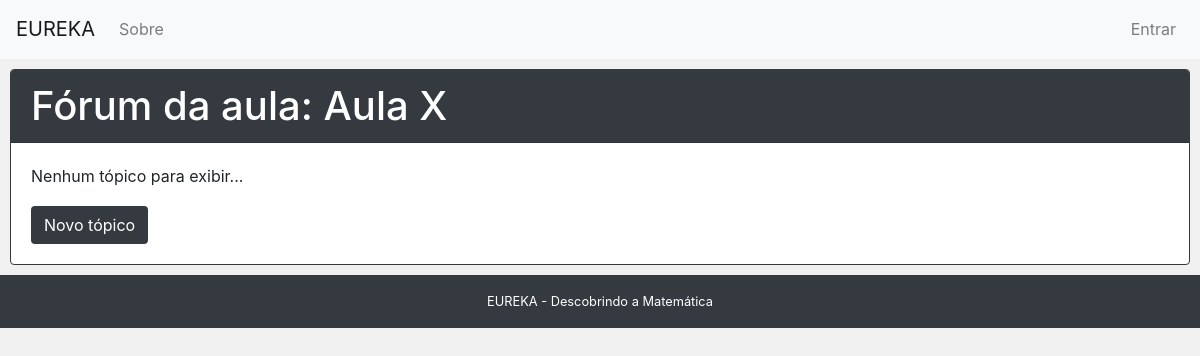
The page /forum/cla/10/ on the database as committed earlier.
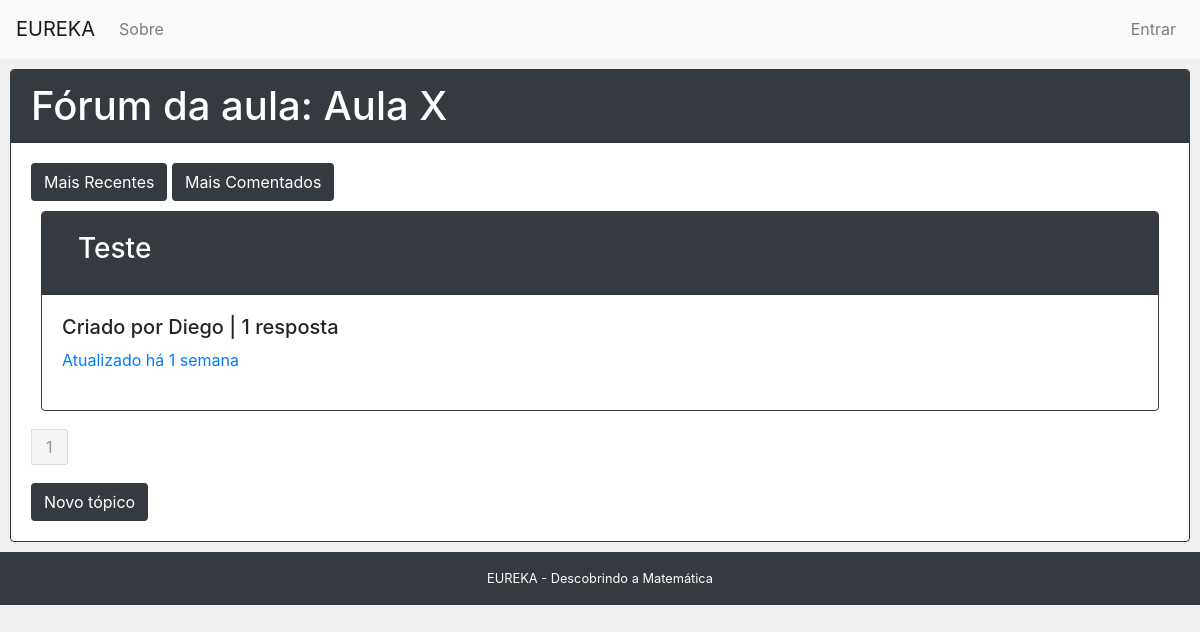
The same page on the database as committed later.
### core/models.py (models this page shows, shortened)
class Forum (models.Model):
	name = models.CharField('Título', max_length=100)
	author = models.ForeignKey(get_user_model(), verbose_name = 'Autor', related_name='threads', on_delete=models.CASCADE)
	body =  models.TextField('Mensagem')
	views = models.IntegerField('Vizualizações', blank=True, default=0)
	answers = models.IntegerField('Respostas', blank=True, default=0)
	created_at = models.DateTimeField('Criado em', auto_now_add=True)
	updated_at = models.DateTimeField('Atualizado em', auto_now=True)
	exercise_id = models.ForeignKey('Exercicio', on_delete=models.CASCADE, blank=True, null=True)
	class_id = models.ForeignKey('Aula', on_delete=models.CASCADE, blank=True, null=True)
	experimentation_id = models.ForeignKey('Experimentacao', on_delete=models.CASCADE, blank=True, null=True)

class Usuario(AbstractBaseUser, PermissionsMixin):
	USER_OPTIONS = (
		('PROFESSOR', 'Professor'),
		('ALUNO', 'Aluno'),
	)
	GENDER_OPTIONS = (
		('MASCULINO', 'M'),
		('FEMININO', 'F'),
	)
	username = models.CharField('Nome de Usuário', max_length=30, unique=True, validators = [validators.RegexValidator(re.compile('^[\w.@+-]+$'), 'O nome de usuário só pode conter letras, dígitos ou os seguintes caracteres @/./+/-/_', 'invalid')])
	name = models.CharField('Nome', max_length=100)
	gender = user_type = models.CharField('Sexo', max_length=9, choices=GENDER_OPTIONS, default='MASCULINO')
	birth_date = models.DateField('Data de Nascimento', null=True, blank = True)
	grade = models.IntegerField('Série', validators=[MaxValueValidator(9), MinValueValidator(1)], null=True, blank = True)
	email = models.EmailField('Email', max_length=256, blank=True, unique=True)
	user_type = models.CharField('Tipo', max_length=9, choices=USER_OPTIONS, default='ALUNO')
	created_at = models.DateTimeField('Criado em', auto_now_add=True)
	updated_at = models.DateTimeField('Atualizado em', auto_now=True)
	is_active = models.BooleanField('Esta ativo?', blank=True, default=True)
	is_staff = models.BooleanField('Admin', blank=True, default=False)
	date_joined = models.DateTimeField('Data de cadastro', auto_now_add=True)
	objects = UserManager()
	USERNAME_FIELD = 'username'
	REQUIRED_FIELDS = ['email','name','gender','birth_date','user_type']
	def __str__(self):
		return self.name
	class Meta:
		verbose_name = 'Usuário'
		verbose_name_plural = 'Usuários'

### core/views/forum.py (the view)
# urls.py: path('forum/<str:content>/<int:pk>/', views.ForumView.as_view(), name='forum'),
class ForumView(ListView):
	paginate_by = 2
	template_name = 'forum/index.html'
	def get_context_data(self, **kwargs):
		context = super(ForumView, self).get_context_data(**kwargs)
		context['content'] = self.kwargs['content']
		if self.kwargs['content'] == 'exp':
			context['pk'] = Experimentacao.objects.get(pk = self.kwargs['pk'])
		elif self.kwargs['content'] == 'exe':
			context['pk'] = Exercicio.objects.get(pk = self.kwargs['pk'])
		elif self.kwargs['content'] == 'cla':
			context['pk'] = Aula.objects.get(pk = self.kwargs['pk'])
		return context
	def get_queryset(self):
		if self.kwargs['content'] == 'exp':
			queryset = Forum.objects.filter(experimentation_id__pk = self.kwargs['pk'])
		elif self.kwargs['content'] == 'exe':
			queryset = Forum.objects.filter(exercise_id__pk = self.kwargs['pk'])
		elif self.kwargs['content'] == 'cla':
			queryset = Forum.objects.filter(class_id__pk = self.kwargs['pk'])
		else:
			raise Http404
		order = self.request.GET.get('order', '')
		if order == 'answers':
			queryset = queryset.order_by('-answers')
		return queryset

### core/templates/forum/index.html (shortened to what this page needs)
{% extends "base.html" %}
{% load static %}
{% block content %}
<div class="card cardEspecial">
	<div class="card-header bg-dark text-white">
		{% if content == 'cla' %}
			<h1>Fórum da aula: {{pk.name}}</h1>
		{% elif content == 'exe' %}
			<h1>Fórum do exercício: {{pk.name}}</h1>
		{% elif content == 'exp' %}
			<h1>Fórum da experimentação: {{pk.name}}</h1>
		{% endif %}
	</div>
	<div class="card-body">
			{% if object_list %}
				<a href="?order=" class="btn bg-dark text-white">Mais Recentes</a>
				<a href="?order=answers" class="btn bg-dark text-white">Mais Comentados</a>
				{% for forum in object_list %}
				<div class="card cardEspecial">
					<div class="card-header bg-dark text-white">
						<h3><a href="{% url 'forum_topic' forum.pk %}" class="nav-link">{{forum.name}}</a></h3>
					</div>
					<div class="card-body">
						<h5>
							Criado por {{ forum.author }} | {{ forum.answers }} resposta{{ forum.answers|pluralize }}
						</h5>
						<p>
							<a class="fright" href="" title="">Atualizado há {{ forum.updated_at|timesince }}</a>
						</p>
					</div>
				</div>
				{% endfor %}
				<ul class="pagination pagination-centered">
					{% for page in paginator.page_range %}
					<li{% if page == page_obj.number %} class="active"{% endif %}>
						<a href="?page={{ page }}{% if request.GET.order %}&order={{ request.GET.order }}{% endif %}" title="">{{ page }}</a>
					</li>
					{% endfor %}
				</ul>
			{% else %}
				<p>Nenhum tópico para exibir...</p>
			{% endif %}
			<a href="{% url 'criar_forum' content=content pk=pk.pk %}" class="btn bg-dark text-white">Novo tópico</a>
		</div>
	</div>
</div>
{% endblock %}

Rows that differ between the two databases and show on the page:
added Forum: name "Teste", author "Diego", answers "1", updated_at "1 semana"
Other text that changed with them:
text no longer shown: "Nenhum tópico para exibir..."
text now shown: "Mais Recentes Mais Comentados"
new list line: "1"
